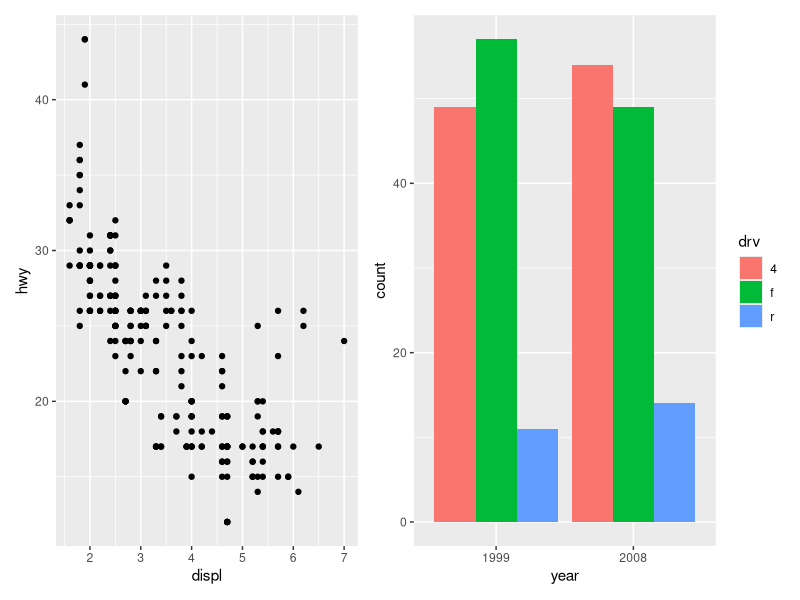
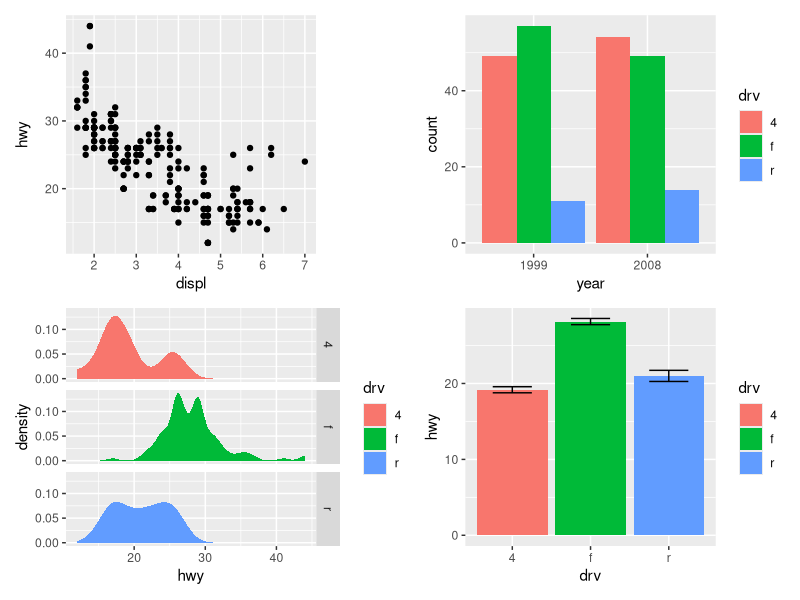
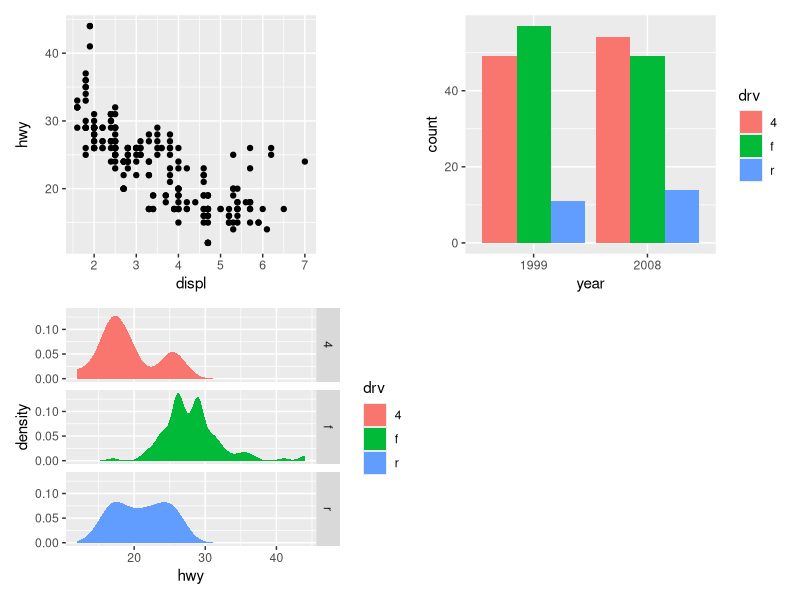
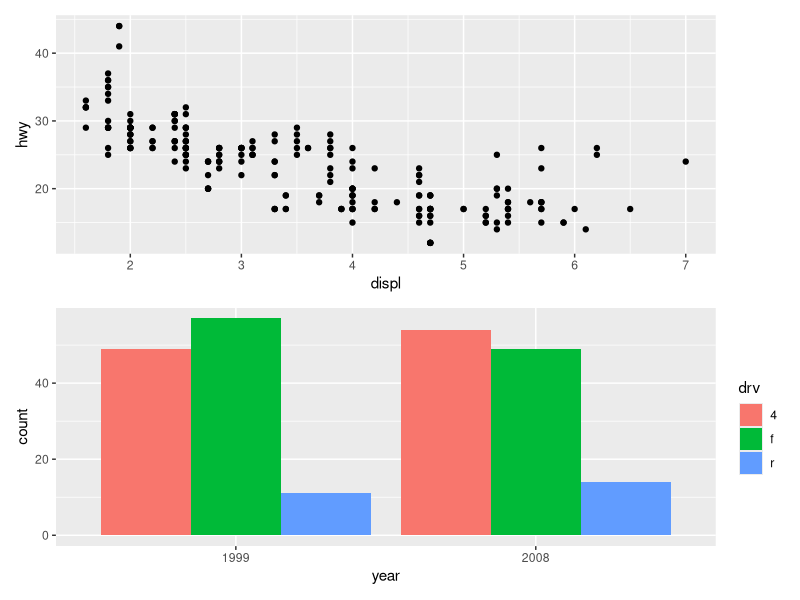
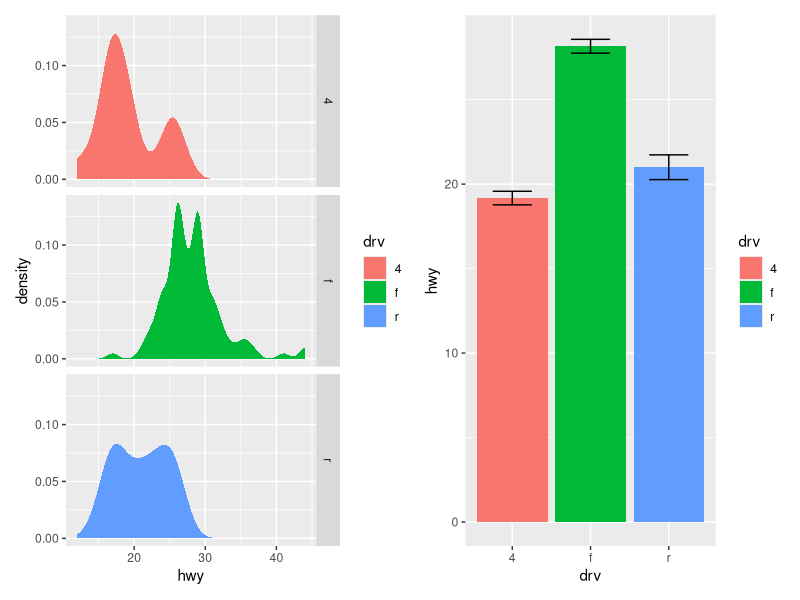
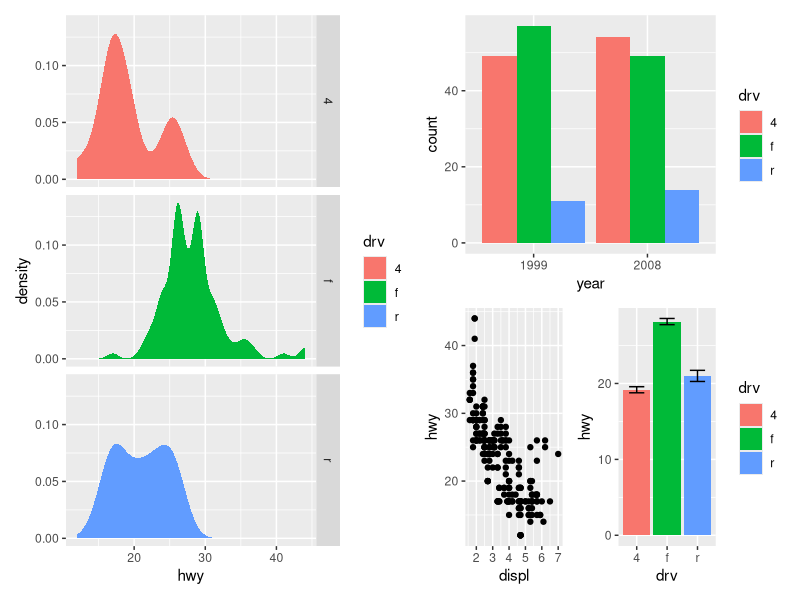
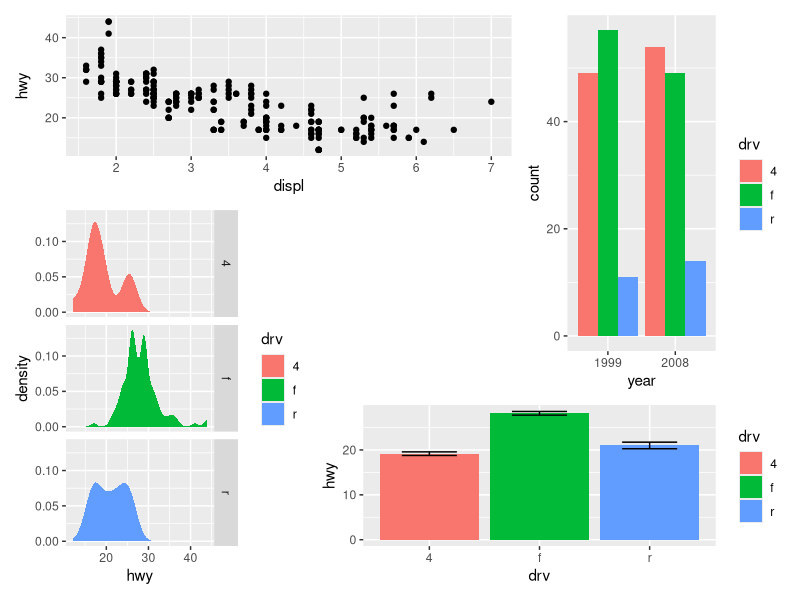
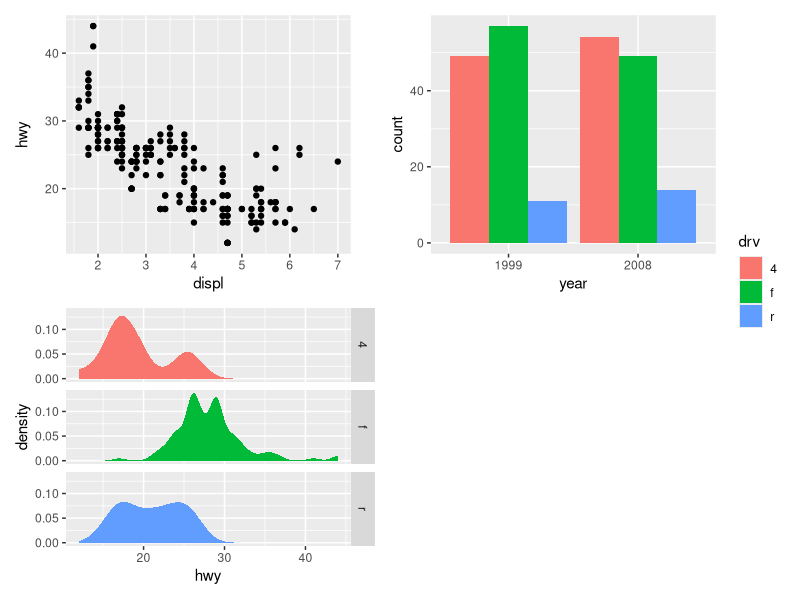

The R source for these figures, in order: (Note: this script raises an error after producing the figures.)

### Arranging plots

library(ggplot2)
library(patchwork)


mpg2 <- ggplot2::mpg


p1 <- ggplot(mpg2) + 
  geom_point(aes(x = displ, y = hwy))

p2 <- ggplot(mpg2) + 
  geom_bar(aes(x = as.character(year), fill = drv), position = "dodge") + 
  labs(x = "year")

p3 <- ggplot(mpg2) + 
  geom_density(aes(x = hwy, fill = drv), colour = NA) + 
  facet_grid(rows = vars(drv))

p4 <- ggplot(mpg2) + 
  stat_summary(aes(x = drv, y = hwy, fill = drv), geom = "col", fun.data = mean_se) +
  stat_summary(aes(x = drv, y = hwy), geom = "errorbar", fun.data = mean_se, width = 0.5)


# plots arranging

p1 + p2

p1 + p2 + p3 + p4


# arranging differently

p1 + p2 + p3 + plot_layout(ncol = 2)

#package patchwork
# patchwork provides two operators, 
# # | and / respectively, to facilitate this (under the hood they simply set number of rows or columns in the layout to 1).

p1 / p2

p3 | p4


# and creating beautiful combinations

p3 | (p2 / (p1 | p4))


# for more complex outlies, you can specify the layout
layout <- "
AAB
C#B
CDD
"

p1 + p2 + p3 + p4 + plot_layout(design = layout)


#and using collect

p1 + p2 + p3 + plot_layout(ncol = 2, guides = "collect")
p1 + p2 + p3 + guide_area() + plot_layout(ncol = 2, guides = "collect")


###### ###### ######
## Positions and scales
###### ###### ######

mpg2 %>%
ggplot(aes(x = displ)) + 
    geom_histogram()

# In this example the y aesthetic is not specified by the user. 
# Rather, the aesthetic is mapped to a computed variable: geom_histogram() 
# computes a count variable that gets mapped to the y aesthetic. 
# The default behaviour of geom_histogram() is equivalent to the following:
  
mpg2 %>%
ggplot(aes(x = displ, y = after_stat(count))) + 
    geom_histogram()



# aligning scales

mpg_99 <- mpg2 %>% filter(year == 1999)
mpg_08 <- mpg2 %>% filter(year == 2008)

base_99 <- ggplot(mpg_99, aes(displ, hwy)) + geom_point() 
base_08 <- ggplot(mpg_08, aes(displ, hwy)) + geom_point() 

# we see that the scales are off
base_99 #y-scale from 15 to 45
base_08 #y-scale from 15 to 35


# we fix the x-axis and y-axis with limits
base_99 + 
  scale_x_continuous(limits = c(1, 7)) +
  scale_y_continuous(limits = c(10, 45))

base_08 + 
  scale_x_continuous(limits = c(1, 7)) +
  scale_y_continuous(limits = c(10, 45))



# adding breaks in scales

break_data <- data.frame(
  const = 1, 
  up = 1:4,
  txt = letters[1:4], 
  big = (1:4)*1000,
  log = c(2, 5, 10, 2000)
)

base <- ggplot(break_data, aes(big, const)) + 
  geom_point() + 
  labs(x = NULL, y = NULL) +
  scale_y_continuous(breaks = NULL) 

base


# we can now change the breaks by adding major or minor gridlines

base + scale_x_continuous(breaks = c(1000, 2000, 4000))
base + scale_x_continuous(breaks = c(1000, 1500, 2000, 4000))


# many different breaks

#scales::breaks_extended() creates automatic breaks for numeric axes.
#scales::breaks_log() creates breaks appropriate for log axes.
#scales::breaks_pretty() creates “pretty” breaks for date/times.
#scales::breaks_width() creates equally spaced breaks.


#minor breaks

base <- ggplot(break_data, aes(log, const)) + 
  geom_point() + 
  labs(x = NULL, y = NULL) +
  scale_y_continuous(breaks = NULL) 

# create x-scale
mb <- unique(as.numeric(1:10 %o% 10 ^ (0:3)))

base + scale_x_log10()
base + scale_x_log10(minor_breaks = mb)


# Labels

base <- ggplot(break_data, aes(big, const)) + 
  geom_point() + 
  labs(x = NULL, y = NULL) +
  scale_y_continuous(breaks = NULL) 

base
base + 
  scale_x_continuous(
    breaks = c(2000, 4000), 
    labels = c("2k", "4k")
  ) 


base <- ggplot(break_data, aes(big, const)) + 
  geom_point() + 
  labs(x = NULL, y = NULL) +
  scale_x_continuous(breaks = NULL)

base

base + scale_y_continuous(labels = scales::label_percent())

base + scale_y_continuous(
  labels = scales::label_dollar(prefix = "", suffix = "€")
)


## Transformations

base <- ggplot(mpg2, aes(displ, hwy)) + geom_point()

base
base + scale_x_reverse()
base + scale_y_reverse()

# Every continuous scale takes a trans argument, allowing the use of a variety of transformations: 

# convert from fuel economy to fuel consumption
ggplot(mpg, aes(displ, hwy)) + 
  geom_point() + 
  scale_y_continuous(trans = "reciprocal")

# log transform x and y axes
ggplot(diamonds, aes(price, carat)) + 
  geom_bin2d() + 
  scale_x_continuous(trans = "log10") +
  scale_y_continuous(trans = "log10")

# couple of transformers
# "log" 	scales::log_trans() 	
# log10" 	scales::log10_trans()
# "logit" 	scales::logit_trans()
# "exp" 	scales::exp_trans()


# same transformation
mpg2 %>%
ggplot(aes(displ, hwy)) + 
  geom_point() + 
  scale_y_continuous(trans = "reciprocal")

mpg2 %>%
ggplot(aes(displ, hwy)) + 
  geom_point() + 
  scale_y_continuous(trans = scales::reciprocal_trans())


# or

# manual transformation
mpg2 %>%
ggplot( aes(log10(displ), hwy)) + 
  geom_point()

# transform using scales
mpg2 %>%
ggplot( aes(displ, hwy)) + 
  geom_point() + 
  scale_x_log10()


# time labels

# %a 	day of week, abbreviated (Mon-Sun)
# %A 	day of week, full (Monday-Sunday)
# %e 	day of month (1-31)
# %d 	day of month (01-31)
# %m 	month, numeric (01-12)
# %M 	minute (00-59)
# %l 	hour, in 12-hour clock (1-12)
# %I 	hour, in 12-hour clock (01-12)
# %p 	am/pm
# %H 	hour, in 24-hour clock (00-23)


base <- ggplot(economics, aes(date, psavert)) + 
  geom_line(na.rm = TRUE) +
  labs(x = NULL, y = NULL)

base + scale_x_date(date_breaks = "5 years")
base + scale_x_date(date_breaks = "5 years", date_labels = "%y")


lim <- as.Date(c("2004-01-01", "2005-01-01"))

base + scale_x_date(limits = lim, date_labels = "%b %y")
base + scale_x_date(limits = lim, date_labels = "%B\n%Y")


base + 
  scale_x_date(
    limits = lim, 
    labels = scales::label_date_short()
  )


# label positioning

base <- ggplot(economics, aes(date, psavert)) + 
  geom_line(na.rm = TRUE) +
  labs(x = NULL, y = NULL)

base + scale_x_date(date_breaks = "5 years")

base + guides(x = guide_axis(n.dodge = 3))
base + guides(x = guide_axis(angle = 90))


# Binned position scales

ggplot(mpg, aes(hwy)) + geom_histogram(bins = 8)

ggplot(mpg, aes(hwy)) + 
  geom_bar() +
  scale_x_binned() 





